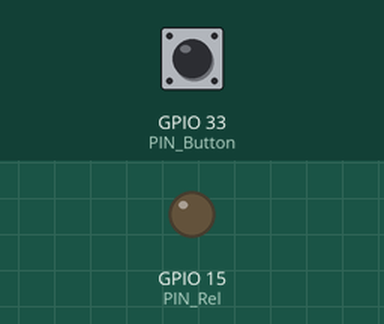
This sketch was run on a simulated ESP32. Shown: output pins drawn as LEDs (lit = HIGH). The test bench sets the inputs (shaded band); at power-on: GPIO 33 (PIN_Button) LOW.

Above: at 1.2 s.
1.3 s: GPIO 33 (PIN_Button) pulled HIGH for 0.15 s
At 2.3 s:
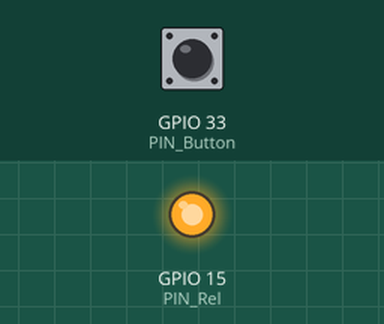
2.9 s: GPIO 33 (PIN_Button) pulled HIGH for 1 s
At 3.6 s:
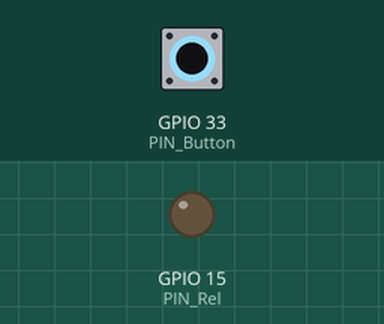
5.4 s: GPIO 33 (PIN_Button) pulled HIGH for 3.2 s
At 6.7 s:
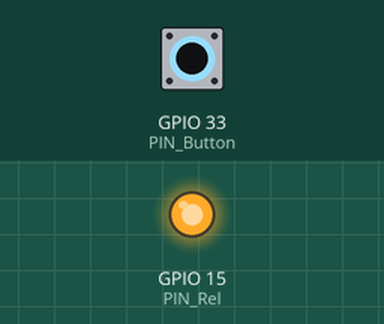
Timing chart, 0 to 8.4 s (numbered marks = the images above; inputs shaded):
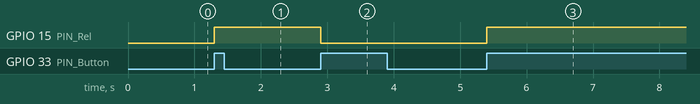

Measured:
- after the input at 1.3 s, GPIO 15 (PIN_Rel): LOW → HIGH at once
- after the input at 2.9 s, GPIO 15 (PIN_Rel): HIGH → LOW at once
- after the input at 5.4 s, GPIO 15 (PIN_Rel): LOW → HIGH at once

The sketch:

Relevador_local.ino
```cpp
#define PIN_Button 33
#define PIN_Rel 15

bool rel_status = 0;

// Debouncing
unsigned long lastDebounceTime = 0;
unsigned long debounceDelay = 250;

// Interrupcion_boton. Al presionarlo cambia el color del led
void IRAM_ATTR isr_button(){

  if ((millis() - lastDebounceTime) > debounceDelay){
     rel_status = !rel_status;
     lastDebounceTime = millis();
  }

}

void setup() {

  Serial.begin(115200);

  // Boton de interrupcion
  pinMode(PIN_Button, INPUT);
  attachInterrupt(PIN_Button, isr_button, RISING);

  // Relevador
  pinMode(PIN_Rel, OUTPUT);

}

void loop() {

  // Estado del relevador

  if(rel_status){digitalWrite(PIN_Rel, HIGH);}
  else{digitalWrite(PIN_Rel, LOW);}
  }
```
